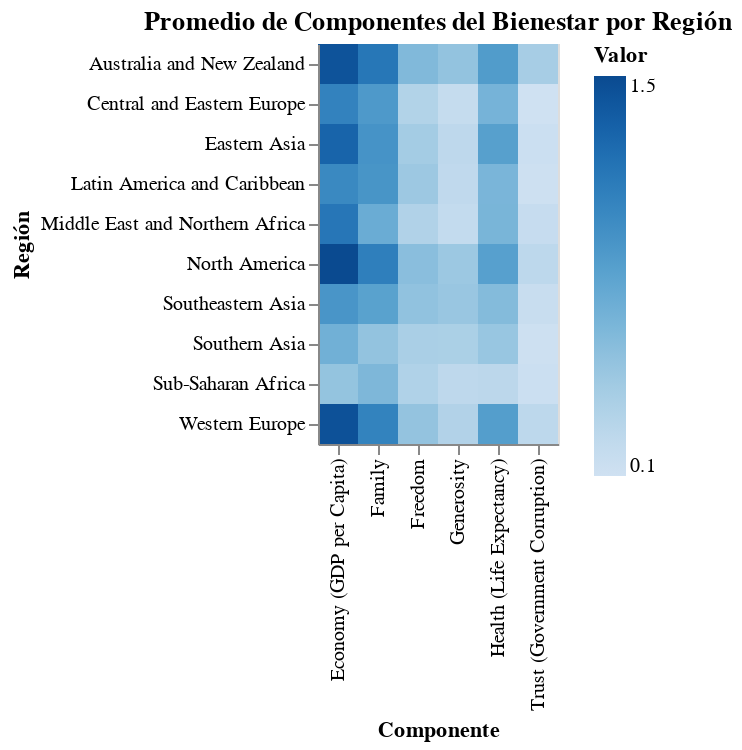

Notebook source saved alongside this figure:
### Markdown cell above
## 1. Heatmap de componentes del bienestar por región

### Code cell
componentes = ['Economy (GDP per Capita)', 'Family', 'Health (Life Expectancy)', 
               'Freedom', 'Trust (Government Corruption)', 'Generosity']

region_avg = df.groupby("Region")[componentes].mean().reset_index()
region_avg_melt = region_avg.melt(id_vars="Region", var_name="Componente", value_name="Valor")

graph1 = alt.Chart(region_avg_melt).mark_rect().encode(
    x=alt.X("Componente:N", title="Componente"),
    y=alt.Y("Region:N", title="Región"),
    color=alt.Color("Valor:Q", scale=alt.Scale(scheme='blues')),
    tooltip=["Region", "Componente", "Valor"]
).properties(title="Promedio de Componentes del Bienestar por Región")

graph1.display(width=800, height=400)

### Figure 1 — Vega-Lite specification as saved in the notebook (floating-point values rounded to 4 significant figures)
{"config": {"view": {"continuousWidth": 300, "continuousHeight": 300}}, "data": {"name": "data-7257e5cba5d110df1dfcac8bee8e6a25"}, "mark": {"type": "rect"}, "encoding": {"color": {"field": "Valor", "scale": {"scheme": "blues"}, "type": "quantitative"}, "tooltip": [{"field": "Region", "type": "nominal"}, {"field": "Componente", "type": "nominal"}, {"field": "Valor", "type": "quantitative"}], "x": {"field": "Componente", "title": "Componente", "type": "nominal"}, "y": {"field": "Region", "title": "Región", "type": "nominal"}}, "title": "Promedio de Componentes del Bienestar por Región", "$schema": "https://vega.github.io/schema/vega-lite/v5.8.0.json", "datasets": {"data-7257e5cba5d110df1dfcac8bee8e6a25": [{"Region": "Australia and New Zealand", "Componente": "Economy (GDP per Capita)", "Valor": 1.403}, {"Region": "Central and Eastern Europe", "Componente": "Economy (GDP per Capita)", "Valor": 1.048}, {"Region": "Eastern Asia", "Componente": "Economy (GDP per Capita)", "Valor": 1.277}, {"Region": "Latin America and Caribbean", "Componente": "Economy (GDP per Capita)", "Valor": 0.9934}, {"Region": "Middle East and Northern Africa", "Componente": "Economy (GDP per Capita)", "Valor": 1.139}, {"Region": "North America", "Componente": "Economy (GDP per Capita)", "Valor": 1.474}, {"Region": "Southeastern Asia", "Componente": "Economy (GDP per Capita)", "Valor": 0.8964}, {"Region": "Southern Asia", "Componente": "Economy (GDP per Capita)", "Valor": 0.6607}, {"Region": "Sub-Saharan Africa", "Componente": "Economy (GDP per Capita)", "Valor": 0.4743}, {"Region": "Western Europe", "Componente": "Economy (GDP per Capita)", "Valor": 1.417}, {"Region": "Australia and New Zealand", "Componente": "Family", "Valor": 1.139}, {"Region": "Central and Eastern Europe", "Componente": "Family", "Valor": 0.8619}, {"Region": "Eastern Asia", "Componente": "Family", "Valor": 0.9104}, {"Region": "Latin America and Caribbean", "Componente": "Family", "Valor": 0.8984}, {"Region": "Middle East and Northern Africa", "Componente": "Family", "Valor": 0.6956}, {"Region": "North America", "Componente": "Family", "Valor": 1.072}, {"Region": "Southeastern Asia", "Componente": "Family", "Valor": 0.7918}, {"Region": "Southern Asia", "Componente": "Family", "Valor": 0.4807}, {"Region": "Sub-Saharan Africa", "Componente": "Family", "Valor": 0.5937}, {"Region": "Western Europe", "Componente": "Family", "Valor": 1.042}, {"Region": "Australia and New Zealand", "Componente": "Health (Life Expectancy)", "Valor": 0.8411}, {"Region": "Central and Eastern Europe", "Componente": "Health (Life Expectancy)", "Valor": 0.6316}, {"Region": "Eastern Asia", "Componente": "Health (Life Expectancy)", "Valor": 0.8067}, {"Region": "Latin America and Caribbean", "Componente": "Health (Life Expectancy)", "Valor": 0.6127}, {"Region": "Middle East and Northern Africa", "Componente": "Health (Life Expectancy)", "Valor": 0.6164}, {"Region": "North America", "Componente": "Health (Life Expectancy)", "Valor": 0.8033}, {"Region": "Southeastern Asia", "Componente": "Health (Life Expectancy)", "Valor": 0.5614}, {"Region": "Southern Asia", "Componente": "Health (Life Expectancy)", "Valor": 0.4537}, {"Region": "Sub-Saharan Africa", "Componente": "Health (Life Expectancy)", "Valor": 0.2399}, {"Region": "Western Europe", "Componente": "Health (Life Expectancy)", "Valor": 0.8258}, {"Region": "Australia and New Zealand", "Componente": "Freedom", "Valor": 0.5749}, {"Region": "Central and Eastern Europe", "Componente": "Freedom", "Valor": 0.3005}, {"Region": "Eastern Asia", "Componente": "Freedom", "Valor": 0.3873}, {"Region": "Latin America and Caribbean", "Componente": "Freedom", "Valor": 0.4266}, {"Region": "Middle East and Northern Africa", "Componente": "Freedom", "Valor": 0.3098}, {"Region": "North America", "Componente": "Freedom", "Valor": 0.5277}, {"Region": "Southeastern Asia", "Componente": "Freedom", "Valor": 0.4901}, {"Region": "Southern Asia", "Componente": "Freedom", "Valor": 0.35}, {"Region": "Sub-Saharan Africa", "Componente": "Freedom", "Valor": 0.3154}, {"Region": "Western Europe", "Componente": "Freedom", "Valor": 0.4776}, {"Region": "Australia and New Zealand", "Componente": "Trust (Government Corruption)", "Valor": 0.3712}, {"Region": "Central and Eastern Europe", "Componente": "Trust (Government Corruption)", "Valor": 0.08807}, {"Region": "Eastern Asia", "Componente": "Trust (Government Corruption)", "Valor": 0.1183}, {"Region": "Latin America and Caribbean", "Componente": "Trust (Government Corruption)", "Valor": 0.106}, {"Region": "Middle East and Northern Africa", "Componente": "Trust (Government Corruption)", "Valor": 0.1615}, {"Region": "North America", "Componente": "Trust (Government Corruption)", "Valor": 0.231}, {"Region": "Southeastern Asia", "Componente": "Trust (Government Corruption)", "Valor": 0.1481}, {"Region": "Southern Asia", "Componente": "Trust (Government Corruption)", "Valor": 0.1049}, {"Region": "Sub-Saharan Africa", "Componente": "Trust (Government Corruption)", "Valor": 0.1204}, {"Region": "Western Europe", "Componente": "Trust (Government Corruption)", "Valor": 0.2325}, {"Region": "Australia and New Zealand", "Componente": "Generosity", "Valor": 0.484}, {"Region": "Central and Eastern Europe", "Componente": "Generosity", "Valor": 0.1709}, {"Region": "Eastern Asia", "Componente": "Generosity", "Valor": 0.2236}, {"Region": "Latin America and Caribbean", "Componente": "Generosity", "Valor": 0.2084}, {"Region": "Middle East and Northern Africa", "Componente": "Generosity", "Valor": 0.1867}, {"Region": "North America", "Componente": "Generosity", "Valor": 0.4296}, {"Region": "Southeastern Asia", "Componente": "Generosity", "Valor": 0.4461}, {"Region": "Southern Asia", "Componente": "Generosity", "Valor": 0.3433}, {"Region": "Sub-Saharan Africa", "Componente": "Generosity", "Valor": 0.2263}, {"Region": "Western Europe", "Componente": "Generosity", "Valor": 0.3047}]}}
